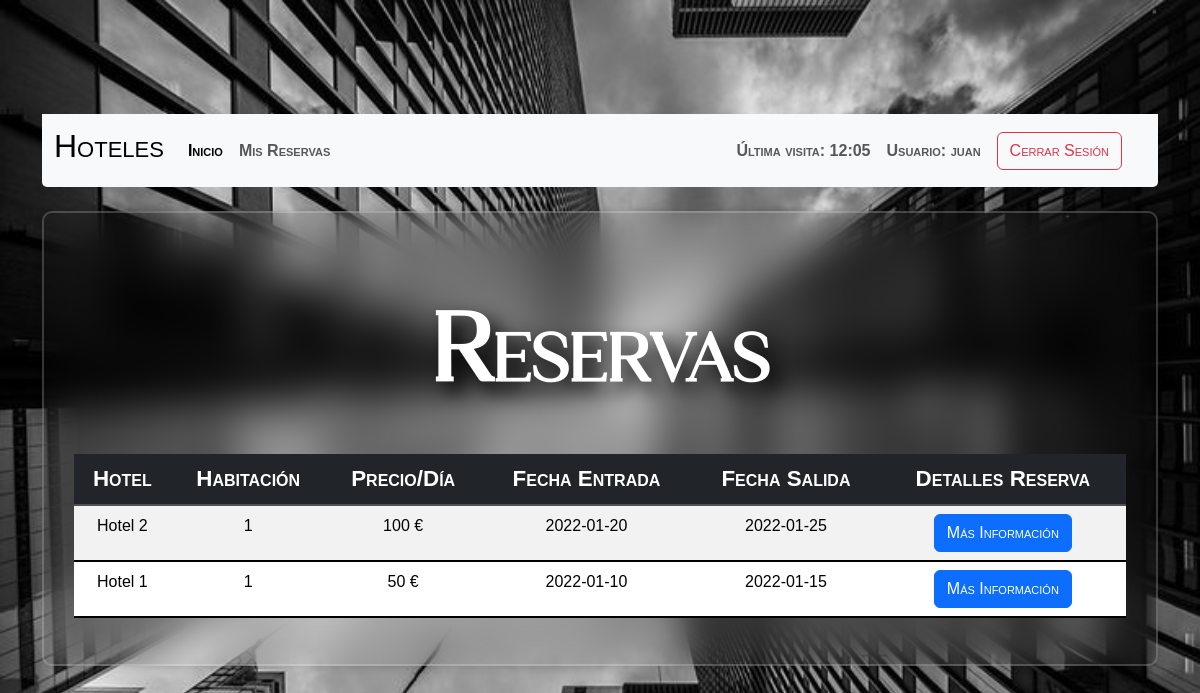
The app's page /ActividadUT6_Hoteles_SheilaLaraGarcia/index.php?controller=booking&action=showBookings (signed in) with its own data.
### tables this page shows
CREATE TABLE reservas (
  id INT PRIMARY KEY AUTO_INCREMENT,
  id_usuario INT NOT NULL,
  id_hotel INT NOT NULL,
  id_habitacion INT NOT NULL,
  fecha_entrada DATE NOT NULL,
  fecha_salida DATE NOT NULL,
  FOREIGN KEY (id_usuario) REFERENCES usuarios(id),
  FOREIGN KEY (id_hotel) REFERENCES hoteles(id),
  FOREIGN KEY (id_habitacion) REFERENCES habitaciones(id)
);

CREATE TABLE hoteles (
  id INT PRIMARY KEY AUTO_INCREMENT,
  nombre VARCHAR(255) NOT NULL,
  direccion VARCHAR(255) NOT NULL,
  ciudad VARCHAR(255) NOT NULL,
  pais VARCHAR(255) NOT NULL,
  num_habitaciones INT NOT NULL,
  descripcion TEXT NOT NULL,
  foto MEDIUMBLOB
);

CREATE TABLE habitaciones (
  id INT PRIMARY KEY AUTO_INCREMENT,
  id_hotel INT NOT NULL,
  num_habitacion INT NOT NULL,
  tipo VARCHAR(255) NOT NULL,
  precio FLOAT NOT NULL,
  descripcion TEXT NOT NULL,
  FOREIGN KEY (id_hotel) REFERENCES hoteles(id)
);

### ActividadUT6_Hoteles_SheilaLaraGarcia/controllers/bookingController.php (called while the page is built, shortened)
<?php
class bookingController {
    public function __construct() {
        $this->model = new bookingModel();
        $this->view = new bookingView();
    }
    public function showBookings() {
        $bookings = $this->model->getAllBookings();
        $this->view->showAllBookings($bookings);
    }
}

### ActividadUT6_Hoteles_SheilaLaraGarcia/models/bookingModel.php (called while the page is built, shortened)
<?php
require_once $_SERVER['DOCUMENT_ROOT'] . '/ActividadUT6_Hoteles_SheilaLaraGarcia/db/db.php';
class bookingModel{
    private $pdo;
    public function __construct() {
        $this->db = new DB();
        $this->pdo = $this->db->getPDO();
    }
    public function getAllBookings() {
        $stmt = $this->pdo->prepare("SELECT H.nombre, HA.num_habitacion, R.id, HA.precio, R.fecha_entrada, R.fecha_salida
                                    FROM reservas R JOIN usuarios U
                                    ON (R.id_usuario = U.id) JOIN hoteles H
                                    ON (R.id_hotel = H.id) JOIN habitaciones HA
                                    ON (R.id_habitacion = HA.id)
                                    WHERE R.id_usuario = ?
                                    ORDER BY R.fecha_entrada DESC;");
        $stmt->execute(array($_SESSION['id']));
        return $stmt->fetchAll(PDO::FETCH_ASSOC);;
    }
}

### ActividadUT6_Hoteles_SheilaLaraGarcia/config/config.php (called while the page is built)
<?php
$usuario = 'root';
$pwd = '';
$dbname = 'hoteles';
$host = 'localhost';

### ActividadUT6_Hoteles_SheilaLaraGarcia/db/db.php (called while the page is built)
<?php
class db {
    private $pdo;
    public function __construct() {
        require $_SERVER['DOCUMENT_ROOT'] . '/ActividadUT6_Hoteles_SheilaLaraGarcia/config/config.php';
        try {
            $this->pdo = new PDO("mysql:host=$host;dbname=$dbname", $usuario, $pwd);
            $this->pdo->setAttribute(PDO::ATTR_ERRMODE, PDO::ERRMODE_EXCEPTION);
        } catch (Exception $ex) {
            echo '<div class="d-flex justify-content-center">
                    <div class="alert alert-warning d-grid gap-2 col-3 m-4 text-center" role="alert">
                        La página se encuentra en mantenimiento.
                    </div>
                </div>';
        }
    }
    public function getPDO() {
        return $this->pdo;
    }
}

### ActividadUT6_Hoteles_SheilaLaraGarcia/views/bookingView.php (the view, shortened to what this page needs)
<?php
class bookingView {
    public function showAllBookings($bookings) {
        echo '<section class="text-center text-md-start section">'
        . '<h1 class="m-5 text-center display-3" id="h1__section">Reservas</h1>'
        . '<table class="table text-center table-striped table-hover">'
        . '<thead>'
        . '<tr class="table-dark table__tr">'
        . '<th class="table__th" scope="col">Hotel</th>'
        . '<th class="table__th" scope="col">Habitación</th>'
        . '<th class="table__th" scope="col">Precio/Día</th>'
        . '<th class="table__th" scope="col">Fecha Entrada</th>'
        . '<th class="table__th" scope="col">Fecha Salida</th>'
        . '<th class="table__th" scope="col">Detalles Reserva</th>'
        . '</tr>'
        . '</thead>'
        . '<tbody>';
        foreach ($bookings as $booking) {
            echo '<tr class="table__tr">'
            . '<td class="table__td">' . $booking['nombre'] . '</td>'
            . '<td class="table__td">' . $booking['num_habitacion'] . '</td>'
            . '<td class="table__td">' . $booking['precio'] . ' €</td>'
            . '<td class="table__td">' . $booking['fecha_entrada'] . '</td>'
            . '<td class="table__td">' . $booking['fecha_salida'] . '</td>'
            . '<td class="table__td"><a href="index.php?controller=booking&action=DetailsBooking&idbook=' . $booking['id'] . '" class="btn btn-primary">Más Información</a></td>'
            . '</tr>';
        }
        echo '</tbody>'
        . '</table>'
        . '</section>';
    }
}

### ActividadUT6_Hoteles_SheilaLaraGarcia/index.php (shortened to what this page needs)
<!DOCTYPE html>
<html lang="es">
    <head>
        <link href="css/style.css" rel="stylesheet" type="text/css">
        <link rel="stylesheet" href="css/styleApp.css">
        <link href="https://cdn.jsdelivr.net/npm/bootstrap@5.3.2/dist/css/bootstrap.min.css" rel="stylesheet">
        <link href='https://use.fontawesome.com/releases/v5.7.2/css/all.css' rel='stylesheet'>
    </head>
    <body class="body">
        <div class="container-xl" id="container">
            <?php
                include 'frontcontroller.php';
            ?>
        </div>
    </body>
</html>

### ActividadUT6_Hoteles_SheilaLaraGarcia/frontcontroller.php (shortened to what this page needs)
<?php
include 'models/bookingModel.php';
include 'views/bookingView.php';
include 'controllers/bookingController.php';
function loadAction($controllerObjet){
    if(isset($_GET['action']) && method_exists($controllerObjet, $_GET['action'])){
        if($_GET['controller'] !== 'user'){
            include './views/templates/header.php';
        }
        executeAction($controllerObjet, $_GET['action']);
    }else{
        executeAction($controllerObjet, ACCION_DEFECTO);
    }
}
function loadController($nameController){
    $controller = $nameController . "Controller";
    if(class_exists($controller)){
        return new $controller();
    }else{
        die("El controlador no existe");
    }
}
function executeAction($controllerObjet,$action){
    $Action = $action;
    $controllerObjet->$Action();
}
if(isset($_GET['controller'])){
    $controller = loadController($_GET['controller']);
    loadAction($controller);
}else{
    $controller = loadController(CONTROLADOR_DEFECTO);
    loadAction($controller);
}

### ActividadUT6_Hoteles_SheilaLaraGarcia/views/templates/header.php
<nav class="navbar navbar-expand-lg mb-4 bg-body-tertiary" id="navbar">
            <div class="container-fluid">
                <h2 class="navbar-brand" id="nav__titulo">Hoteles</h2>
                <div class="collapse navbar-collapse">
                    <ul class="navbar-nav me-auto mb-2 mb-lg-0">
                        <li class="nav-item">
                            <a class="nav-link active" id="nav__link" aria-current="page" href="index.php?controller=hotels&action=showHotels">Inicio</a>
                        </li>
                        <li class="nav-item">
                            <a class="nav-link" id="nav__link2" aria-current="page" href="index.php?controller=booking&action=showBookings">Mis Reservas</a>
                        </li>
                    </ul>
                    <span class="navbar-text pe-3" id="navbar__text1">
                        <strong class="nav__strong">Última visita: </strong>
                        <span>
                            <?php
                            if (isset($_COOKIE['lastvisit'])) {
                                echo $_COOKIE['lastvisit'];
                            }
                            ?>
                        </span>
                    </span>
                    <span class="navbar-text pe-3" id="navbar__text">
                        <strong class="nav__strong">Usuario: </strong>
                        <span>
                            <?php
                            if (isset($_SESSION['user'])) {
                                echo $_SESSION['user'];
                            }
                            ?>
                        </span>
                    </span>
                    <form method="POST">
                        <button class="btn btn-outline-danger me-4" name="close_session" type="submit">Cerrar Sesión</button>
                    </form>
                </div>
            </div>
        </nav>

### ActividadUT6_Hoteles_SheilaLaraGarcia/css/style.css (style rules this page uses)
* { margin: 0; padding: 0; box-sizing: border-box; font-family: "Poppins", sans-serif; }
.body { display: flex; justify-content: center; align-items: center; min-height: 100vh; background-image: url("../assets/images/fondo_02.jpg"); background-repeat: no-repeat; background-size: cover; background-position: center; }
h1 { font-size: 36px; text-align: center; }

### ActividadUT6_Hoteles_SheilaLaraGarcia/css/styleApp.css (style rules this page uses)
.body { background-image: url("../assets/images/fondo_02.jpg"); background-repeat: no-repeat; background-size: cover; margin: 0px; }
#navbar { font-variant: small-caps; border-radius: 0 0 5px 5px; font-family: Louis; font-weight: bold; }
#nav__titulo { font-size: 2rem; }
.section { background: transparent; border: 2px solid rgba(255, 255, 255, 0.2); backdrop-filter: blur(20px); box-shadow: 0 0 10px rgba(0, 0, 0, 0.2); border-radius: 10px; padding: 30px; margin-bottom: 20px; }
#h1__section { font-variant: small-caps; font-family: Vogue; color: white; font-size: 6em; text-shadow: black 0.1em 0.1em 0.2em; font-weight: bolder; }
.btn { font-family: Louis; font-variant: small-caps; }
.table__tr { border-bottom: black solid 2px; }
.table__th { font-variant: small-caps; font-family: Arial, Helvetica, sans-serif; font-weight: bold; text-align: center; font-size: 1.4rem; }
.table__td { font-family: Arial, Helvetica, sans-serif; }

### records on screen
reservas: id_hotel.nombre "Hotel 2", id_habitacion.num_habitacion "1", id_habitacion.precio "100", fecha_entrada "2022-01-20", fecha_salida "2022-01-25"
reservas: id_hotel.nombre "Hotel 1", id_habitacion.num_habitacion "1", id_habitacion.precio "50", fecha_entrada "2022-01-10", fecha_salida "2022-01-15"

### other values on screen
$_COOKIE['lastvisit'] "12:05"
$_SESSION['user'] "juan"
